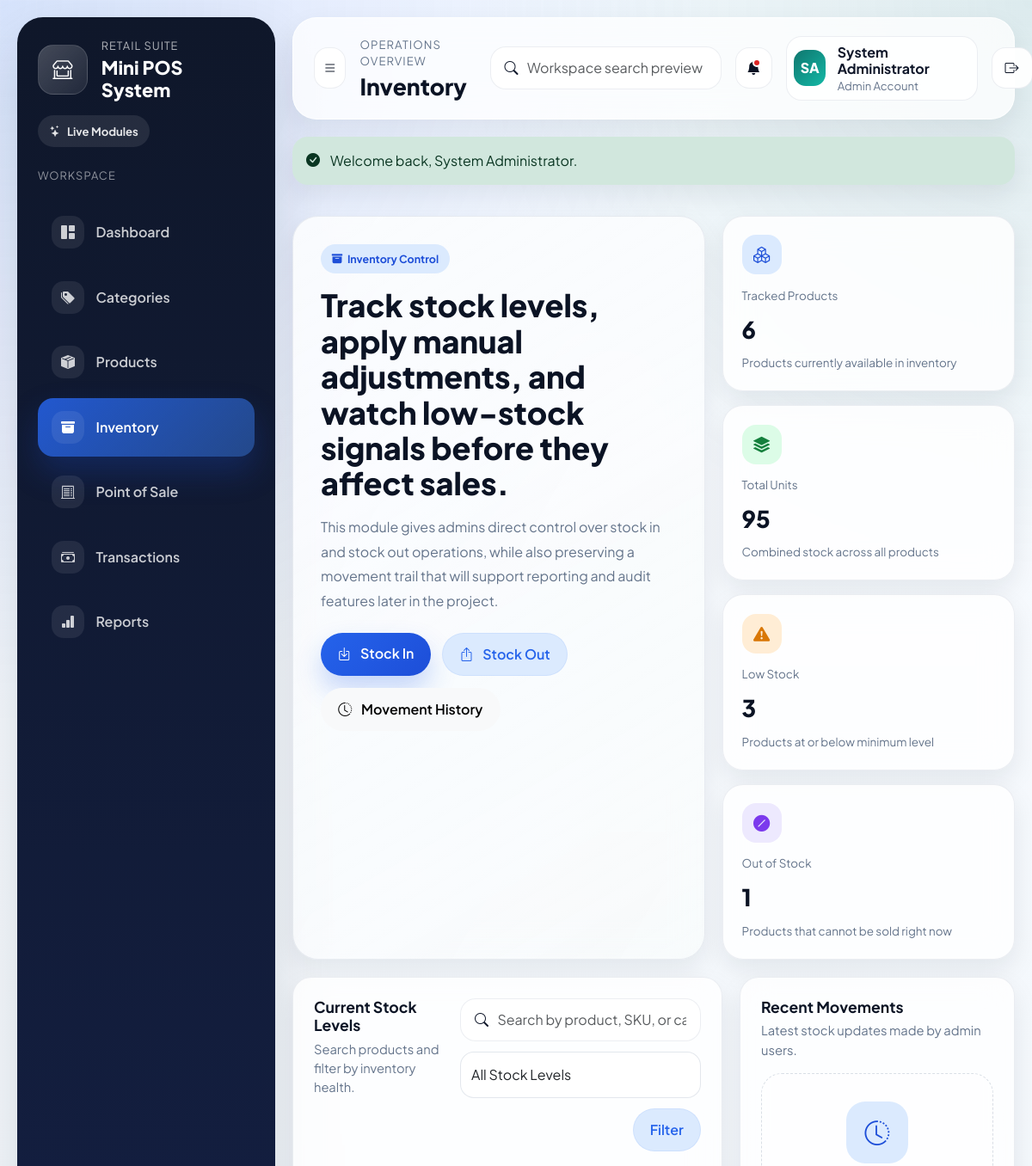
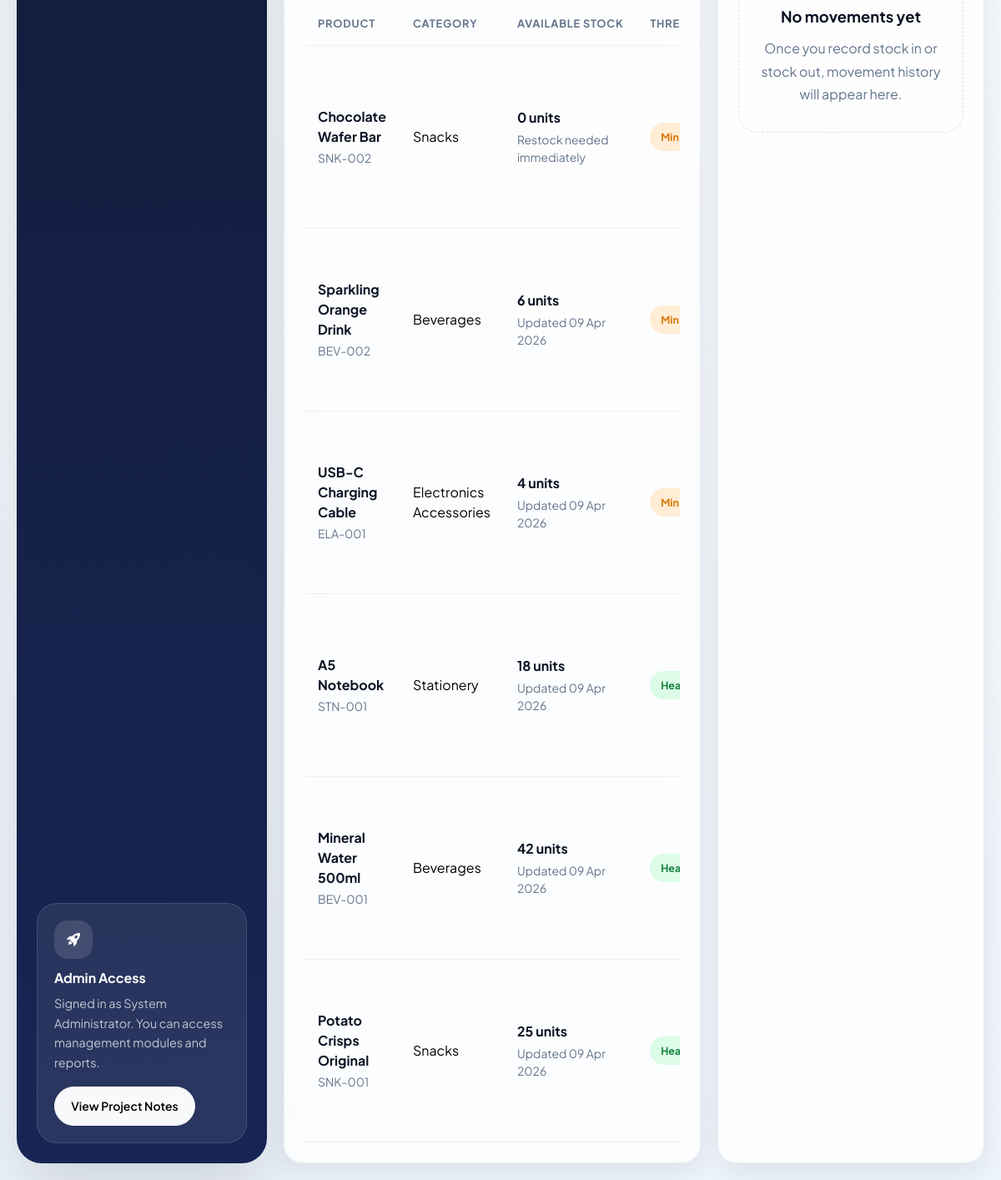
The app's page /modules/inventory/index.php (signed in) with its own data (2 pictures, top to bottom).
### tables this page shows
CREATE TABLE IF NOT EXISTS products (
    id INT UNSIGNED AUTO_INCREMENT PRIMARY KEY,
    category_id INT UNSIGNED NOT NULL,
    sku VARCHAR(50) NOT NULL,
    name VARCHAR(150) NOT NULL,
    description TEXT NULL,
    unit_price DECIMAL(10, 2) NOT NULL DEFAULT 0.00,
    cost_price DECIMAL(10, 2) NOT NULL DEFAULT 0.00,
    stock_quantity INT NOT NULL DEFAULT 0,
    min_stock_level INT NOT NULL DEFAULT 5,
    status ENUM('active', 'inactive') NOT NULL DEFAULT 'active',
    created_at TIMESTAMP DEFAULT CURRENT_TIMESTAMP,
    updated_at TIMESTAMP DEFAULT CURRENT_TIMESTAMP ON UPDATE CURRENT_TIMESTAMP,
    UNIQUE KEY uq_products_sku (sku),
    KEY idx_products_category_id (category_id),
    CONSTRAINT fk_products_category
        FOREIGN KEY (category_id) REFERENCES categories(id)
        ON UPDATE CASCADE
        ON DELETE RESTRICT
);

CREATE TABLE IF NOT EXISTS categories (
    id INT UNSIGNED AUTO_INCREMENT PRIMARY KEY,
    name VARCHAR(100) NOT NULL,
    description VARCHAR(255) NULL,
    created_at TIMESTAMP DEFAULT CURRENT_TIMESTAMP,
    updated_at TIMESTAMP DEFAULT CURRENT_TIMESTAMP ON UPDATE CURRENT_TIMESTAMP,
    UNIQUE KEY uq_categories_name (name)
);

### includes/config/app.php (called while the page is built, shortened)
<?php
function app_base_url(): string
{
    $scriptName = str_replace('\\', '/', (string) ($_SERVER['SCRIPT_NAME'] ?? ''));
    $scriptFilename = (string) ($_SERVER['SCRIPT_FILENAME'] ?? '');
    $resolvedScriptFilename = realpath($scriptFilename);
    $scriptFilename = str_replace('\\', '/', $resolvedScriptFilename !== false ? $resolvedScriptFilename : $scriptFilename);
    $appRoot = realpath(dirname(__DIR__, 2));
    $appRoot = str_replace('\\', '/', $appRoot !== false ? $appRoot : dirname(__DIR__, 2));
    $scriptDirectoryUrl = trim(str_replace('\\', '/', dirname($scriptName)), '/.');
    $scriptDirectoryPath = str_replace('\\', '/', dirname($scriptFilename));
    $relativeDirectory = trim(substr($scriptDirectoryPath, strlen($appRoot)), '/');
    $urlSegments = $scriptDirectoryUrl === '' ? [] : explode('/', $scriptDirectoryUrl);
    $relativeSegments = explode('/', $relativeDirectory);
    $baseSegments = array_slice($urlSegments, 0, max(0, count($urlSegments) - count($relativeSegments)));
    return $baseSegments === [] ? '' : '/' . implode('/', $baseSegments);
}
function url(string $path = ''): string
{
    $base = app_base_url();
    $relativePath = ltrim($path, '/');
    return ($base === '' ? '' : $base) . '/' . $relativePath;
}

### includes/config/database.php (called while the page is built, shortened)
<?php
function database_config(): array
{
    $config = [
        'host' => '127.0.0.1',
        'port' => '3306',
        'database' => 'mini_pos_system',
        'username' => 'root',
        'password' => '',
        'charset' => 'utf8mb4',
    ];
    return $config;
}
function database(): PDO
{
    static $pdo;
    if ($pdo instanceof PDO) {
        return $pdo;
    }
    $config = database_config();
    $dsn = sprintf(
        'mysql:host=%s;port=%s;dbname=%s;charset=%s',
        $config['host'],
        $config['port'],
        $config['database'],
        $config['charset']
    );
    try {
        $pdo = new PDO(
            $dsn,
            $config['username'],
            $config['password'],
            [
                PDO::ATTR_ERRMODE => PDO::ERRMODE_EXCEPTION,
                PDO::ATTR_DEFAULT_FETCH_MODE => PDO::FETCH_ASSOC,
                PDO::ATTR_EMULATE_PREPARES => false,
            ]
        );
    } catch (PDOException $exception) {
        throw new RuntimeException(
            'Database connection failed. Update includes/config/database.local.php with your MySQL settings first.',
            0,
            $exception
        );
    }
    return $pdo;
}

### includes/helpers/inventory.php (called while the page is built, shortened)
<?php
require_once __DIR__ . '/../config/database.php';
require_once __DIR__ . '/catalog.php';
function inventory_metrics(): array
{
    $statement = database()->query(
        'SELECT
            COUNT(*) AS total_products,
            SUM(stock_quantity) AS total_units,
            SUM(CASE WHEN stock_quantity <= min_stock_level THEN 1 ELSE 0 END) AS low_stock_products,
            SUM(CASE WHEN stock_quantity = 0 THEN 1 ELSE 0 END) AS out_of_stock_products
         FROM products'
    );
    $result = $statement->fetch();
    return [
        'total_products' => (int) ($result['total_products'] ?? 0),
        'total_units' => (int) ($result['total_units'] ?? 0),
        'low_stock_products' => (int) ($result['low_stock_products'] ?? 0),
        'out_of_stock_products' => (int) ($result['out_of_stock_products'] ?? 0),
    ];
}
function fetch_inventory_products(string $search = '', string $stockFilter = ''): array
{
    $sql = 'SELECT
                p.id,
                p.sku,
                p.name,
                p.stock_quantity,
                p.min_stock_level,
                p.status,
                p.updated_at,
                c.name AS category_name
            FROM products p
            INNER JOIN categories c ON c.id = p.category_id';
    $conditions = [];
    $params = [];
    $sql .= ' ORDER BY
                CASE WHEN p.stock_quantity = 0 THEN 0
                     WHEN p.stock_quantity <= p.min_stock_level THEN 1
                     ELSE 2 END,
                p.name ASC';
    $statement = database()->prepare($sql);
    $statement->execute($params);
    return $statement->fetchAll();
}
function inventory_recent_movements(int $limit = 8): array
{
    $limit = max(1, $limit);
    $statement = database()->prepare(
        'SELECT
            im.id,
            im.movement_type,
            im.quantity,
            im.notes,
            im.created_at,
            p.name AS product_name,
            p.sku,
            u.full_name AS user_name
         FROM inventory_movements im
         INNER JOIN products p ON p.id = im.product_id
         INNER JOIN users u ON u.id = im.user_id
         ORDER BY im.created_at DESC, im.id DESC
         LIMIT ' . $limit
    );
    $statement->execute();
    return $statement->fetchAll();
}

### includes/helpers/catalog.php (called while the page is built, shortened)
<?php
require_once __DIR__ . '/../config/database.php';
function normalize_search(?string $value): string
{
    return trim((string) $value);
}

### modules/inventory/index.php (the view, shortened to what this page needs)
<?php
require_once __DIR__ . '/../../includes/helpers/inventory.php';
$search = normalize_search($_GET['search'] ?? '');
$stockFilter = trim((string) ($_GET['stock'] ?? ''));
$metrics = inventory_metrics();
$products = fetch_inventory_products($search, $stockFilter);
$recentMovements = inventory_recent_movements(6);
require __DIR__ . '/../../includes/layout/app-shell-start.php';
?>
<section class="hero-panel">
    <div class="hero-content glass-card">
        <span class="badge-soft-primary mb-3">
            <i class="bi bi-archive-fill"></i>
            Inventory Control
        </span>
        <h3>Track stock levels, apply manual adjustments, and watch low-stock signals before they affect sales.</h3>
        <p>
            This module gives admins direct control over stock in and stock out operations, while also preserving a movement trail
            that will support reporting and audit features later in the project.
        </p>
        <div class="hero-actions">
            <a href="<?= htmlspecialchars(url('modules/inventory/stock-in.php'), ENT_QUOTES, 'UTF-8'); ?>" class="btn btn-primary">
                <i class="bi bi-box-arrow-in-down me-2"></i>
                Stock In
            </a>
            <a href="<?= htmlspecialchars(url('modules/inventory/stock-out.php'), ENT_QUOTES, 'UTF-8'); ?>" class="btn btn-soft">
                <i class="bi bi-box-arrow-up me-2"></i>
                Stock Out
            </a>
            <a href="<?= htmlspecialchars(url('modules/inventory/history.php'), ENT_QUOTES, 'UTF-8'); ?>" class="btn btn-light">
                <i class="bi bi-clock-history me-2"></i>
                Movement History
            </a>
        </div>
    </div>
    <div class="feature-grid">
        <article class="summary-card glass-card">
            <div class="summary-card__icon primary"><i class="bi bi-boxes"></i></div>
            <span class="summary-card__label">Tracked Products</span>
            <strong class="summary-card__value"><?= $metrics['total_products']; ?></strong>
            <span class="summary-card__change">Products currently available in inventory</span>
        </article>
        <article class="summary-card glass-card">
            <div class="summary-card__icon success"><i class="bi bi-stack"></i></div>
            <span class="summary-card__label">Total Units</span>
            <strong class="summary-card__value"><?= $metrics['total_units']; ?></strong>
            <span class="summary-card__change">Combined stock across all products</span>
        </article>
        <article class="summary-card glass-card">
            <div class="summary-card__icon warning"><i class="bi bi-exclamation-triangle-fill"></i></div>
            <span class="summary-card__label">Low Stock</span>
            <strong class="summary-card__value"><?= $metrics['low_stock_products']; ?></strong>
            <span class="summary-card__change">Products at or below minimum level</span>
        </article>
        <article class="summary-card glass-card">
            <div class="summary-card__icon info"><i class="bi bi-slash-circle-fill"></i></div>
            <span class="summary-card__label">Out of Stock</span>
            <strong class="summary-card__value"><?= $metrics['out_of_stock_products']; ?></strong>
            <span class="summary-card__change">Products that cannot be sold right now</span>
        </article>
    </div>
</section>
<section class="content-grid inventory-content-grid">
    <article class="section-card glass-card">
        <div class="admin-toolbar">
            <div>
                <h3 class="section-title">Current Stock Levels</h3>
                <p class="section-subtitle">Search products and filter by inventory health.</p>
            </div>
            <form method="get" class="admin-filter-form admin-filter-form--wide">
                <div class="search-input-group">
                    <i class="bi bi-search"></i>
                    <input type="text" name="search" class="form-control" placeholder="Search by product, SKU, or category" value="<?= htmlspecialchars($search, ENT_QUOTES, 'UTF-8'); ?>">
                </div>
                <select name="stock" class="form-select">
                    <option value="">All Stock Levels</option>
                </select>
                <button type="submit" class="btn btn-soft">Filter</button>
            </form>
        </div>
        <?php if ($products === []): ?>
            <div class="empty-state">
                <div class="empty-state__icon"><i class="bi bi-boxes"></i></div>
                <h4>No inventory records found</h4>
                <p><?= ($search !== '' || $stockFilter !== '') ? 'Try another filter combination or clear the current search.' : 'Create products first, then return here to track stock movements.'; ?></p>
                <a href="<?= htmlspecialchars(url('modules/products/create.php'), ENT_QUOTES, 'UTF-8'); ?>" class="btn btn-primary">Create Product</a>
            </div>
        <?php else: ?>
            <div class="table-responsive">
                <table class="table align-middle admin-table">
                    <thead>
                        <tr>
                            <th>Product</th>
                            <th>Category</th>
                            <th>Available Stock</th>
                            <th>Threshold</th>
                        </tr>
                    </thead>
                    <tbody>
                        <?php foreach ($products as $product): ?>
                            <?php
                            $stockQuantity = (int) $product['stock_quantity'];
                            $minStockLevel = (int) $product['min_stock_level'];
                            $isOutOfStock = $stockQuantity === 0;
                            $isLowStock = $stockQuantity <= $minStockLevel;
                            ?>
                            <tr>
                                <td>
                                    <div class="table-primary-cell">
                                        <strong><?= htmlspecialchars((string) $product['name'], ENT_QUOTES, 'UTF-8'); ?></strong>
                                        <small><?= htmlspecialchars((string) $product['sku'], ENT_QUOTES, 'UTF-8'); ?></small>
                                    </div>
                                </td>
                                <td><?= htmlspecialchars((string) $product['category_name'], ENT_QUOTES, 'UTF-8'); ?></td>
                                <td>
                                    <div class="table-primary-cell">
                                        <strong><?= $stockQuantity; ?> units</strong>
                                        <small><?= $isOutOfStock ? 'Restock needed immediately' : 'Updated ' . date('d M Y', strtotime((string) $product['updated_at'])); ?></small>
                                    </div>
                                </td>
                                <td>
                                    <span class="<?= $isLowStock ? 'badge-soft-warning' : 'badge-soft-success'; ?>">
                                        <?= $isLowStock ? 'Min ' . $minStockLevel : 'Healthy'; ?>
                                    </span>
                                </td>
                            </tr>
                        <?php endforeach; ?>
                    </tbody>
                </table>
            </div>
        <?php endif; ?>
    </article>
    <article class="section-card glass-card">
        <div class="mb-3">
            <h3 class="section-title">Recent Movements</h3>
            <p class="section-subtitle">Latest stock updates made by admin users.</p>
        </div>
        <?php if ($recentMovements === []): ?>
            <div class="empty-state empty-state--compact">
                <div class="empty-state__icon"><i class="bi bi-clock-history"></i></div>
                <h4>No movements yet</h4>
                <p>Once you record stock in or stock out, movement history will appear here.</p>
            </div>
        <?php endif; ?>
    </article>
</section>
<?php require __DIR__ . '/../../includes/layout/app-shell-end.php'; ?>

### records on screen
products: name "Chocolate Wafer Bar", sku "SNK-002", category.name "Snacks", stock_quantity "0", shows "Restock needed immediately"
products: name "Sparkling Orange Drink", sku "BEV-002", category.name "Beverages", stock_quantity "6", updated_at "09 Apr 2026"
products: name "USB-C Charging Cable", sku "ELA-001", category.name "Electronics Accessories", stock_quantity "4", updated_at "09 Apr 2026"
products: name "A5 Notebook", sku "STN-001", category.name "Stationery", stock_quantity "18", updated_at "09 Apr 2026", min_stock_level "Healthy"
products: name "Mineral Water 500ml", sku "BEV-001", category.name "Beverages", stock_quantity "42", updated_at "09 Apr 2026", min_stock_level "Healthy"
products: name "Potato Crisps Original", sku "SNK-001", category.name "Snacks", stock_quantity "25", updated_at "09 Apr 2026", min_stock_level "Healthy"

### other values on screen
APP_NAME "Mini POS System"
$item['label'] "Dashboard"
$item['label'] "Categories"
$item['label'] "Products"
$item['label'] "Inventory"
$item['label'] "Point of Sale"
$item['label'] "Transactions"
$item['label'] "Reports"
current_user_name() "System Administrator"
$pageTitle "Inventory"
user_initials($currentUserName) "SA"
$currentUserName "System Administrator"
$currentUserRole "Admin"
$successMessage "Welcome back, System Administrator."
$metrics['total_products'] "6"
